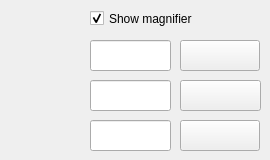
<?xml version="1.0" encoding="UTF-8"?>
<ui version="4.0">
 <class>ColorPickerWidget</class>
 <widget class="QWidget" name="ColorPickerWidget">
  <property name="geometry">
   <rect>
    <x>0</x>
    <y>0</y>
    <width>270</width>
    <height>160</height>
   </rect>
  </property>
  <property name="windowTitle">
   <string>ColorPicker</string>
  </property>
  <property name="styleSheet">
   <string notr="true"/>
  </property>
  <widget class="QPushButton" name="pushButton_activate">
   <property name="geometry">
    <rect>
     <x>10</x>
     <y>60</y>
     <width>70</width>
     <height>70</height>
    </rect>
   </property>
   <property name="minimumSize">
    <size>
     <width>70</width>
     <height>70</height>
    </size>
   </property>
   <property name="maximumSize">
    <size>
     <width>70</width>
     <height>70</height>
    </size>
   </property>
   <property name="text">
    <string/>
   </property>
   <property name="icon">
    <iconset resource="assets.qrc">
     <normaloff>:/assets/pick_48.png</normaloff>:/assets/pick_48.png</iconset>
   </property>
   <property name="iconSize">
    <size>
     <width>64</width>
     <height>64</height>
    </size>
   </property>
   <property name="flat">
    <bool>true</bool>
   </property>
  </widget>
  <widget class="QLineEdit" name="lineEdit_lighter">
   <property name="geometry">
    <rect>
     <x>90</x>
     <y>40</y>
     <width>81</width>
     <height>31</height>
    </rect>
   </property>
   <property name="readOnly">
    <bool>true</bool>
   </property>
  </widget>
  <widget class="QLineEdit" name="lineEdit_main">
   <property name="geometry">
    <rect>
     <x>90</x>
     <y>80</y>
     <width>81</width>
     <height>31</height>
    </rect>
   </property>
   <property name="text">
    <string/>
   </property>
   <property name="readOnly">
    <bool>true</bool>
   </property>
  </widget>
  <widget class="QLineEdit" name="lineEdit_darker">
   <property name="geometry">
    <rect>
     <x>90</x>
     <y>120</y>
     <width>81</width>
     <height>31</height>
    </rect>
   </property>
   <property name="readOnly">
    <bool>true</bool>
   </property>
  </widget>
  <widget class="QPushButton" name="pushButton_main">
   <property name="geometry">
    <rect>
     <x>180</x>
     <y>80</y>
     <width>81</width>
     <height>31</height>
    </rect>
   </property>
   <property name="text">
    <string/>
   </property>
  </widget>
  <widget class="QPushButton" name="pushButton_lighter">
   <property name="geometry">
    <rect>
     <x>180</x>
     <y>40</y>
     <width>80</width>
     <height>31</height>
    </rect>
   </property>
   <property name="text">
    <string/>
   </property>
  </widget>
  <widget class="QPushButton" name="pushButton_darker">
   <property name="geometry">
    <rect>
     <x>180</x>
     <y>120</y>
     <width>80</width>
     <height>31</height>
    </rect>
   </property>
   <property name="text">
    <string/>
   </property>
  </widget>
  <widget class="QCheckBox" name="magnifierCheckBox">
   <property name="geometry">
    <rect>
     <x>90</x>
     <y>10</y>
     <width>171</width>
     <height>17</height>
    </rect>
   </property>
   <property name="text">
    <string>Show magnifier</string>
   </property>
   <property name="checked">
    <bool>true</bool>
   </property>
  </widget>
 </widget>
 <layoutdefault spacing="6" margin="11"/>
 <resources>
  <include location="assets.qrc"/>
 </resources>
 <connections/>
</ui>
